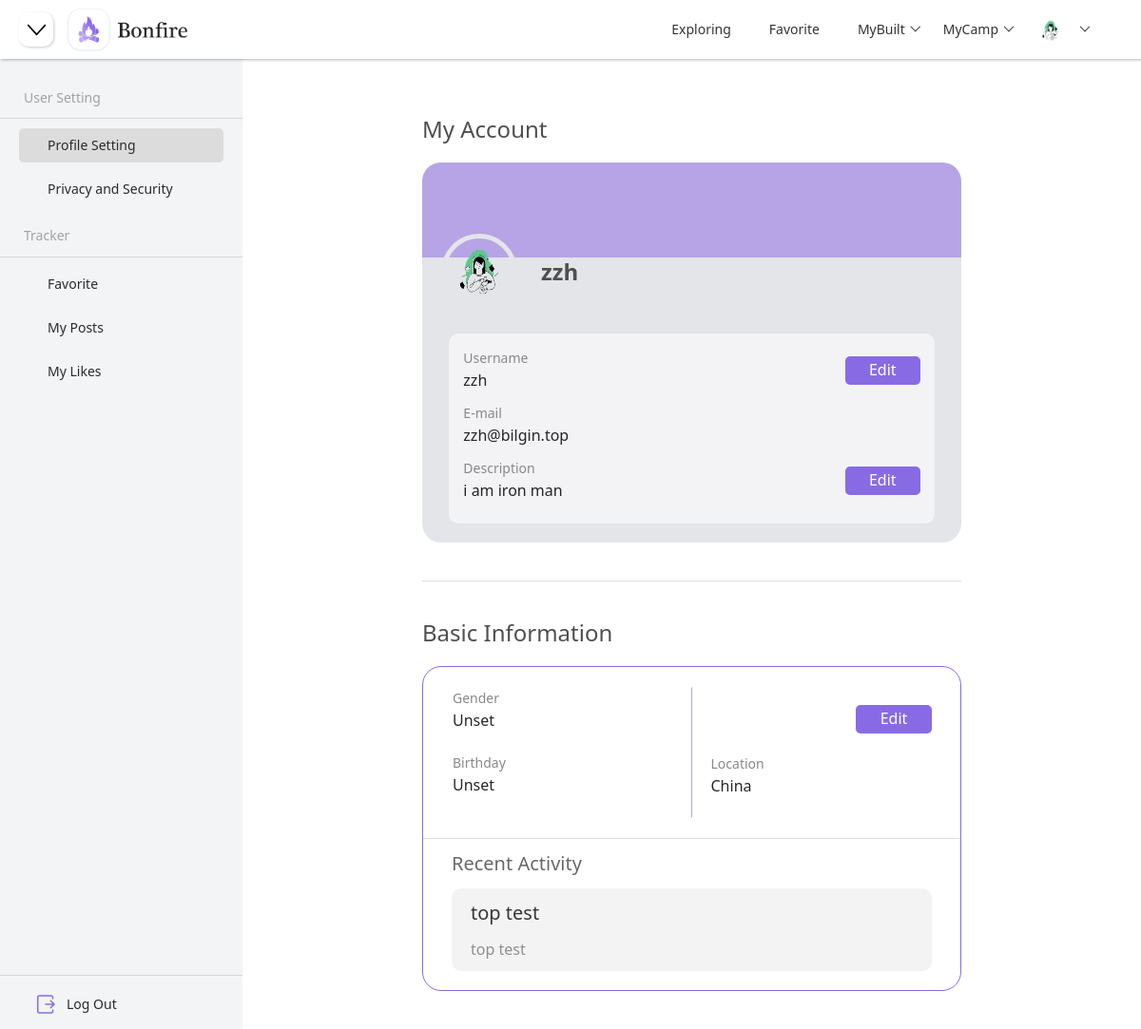
Before: /user/profile (signed in) with the older database file.
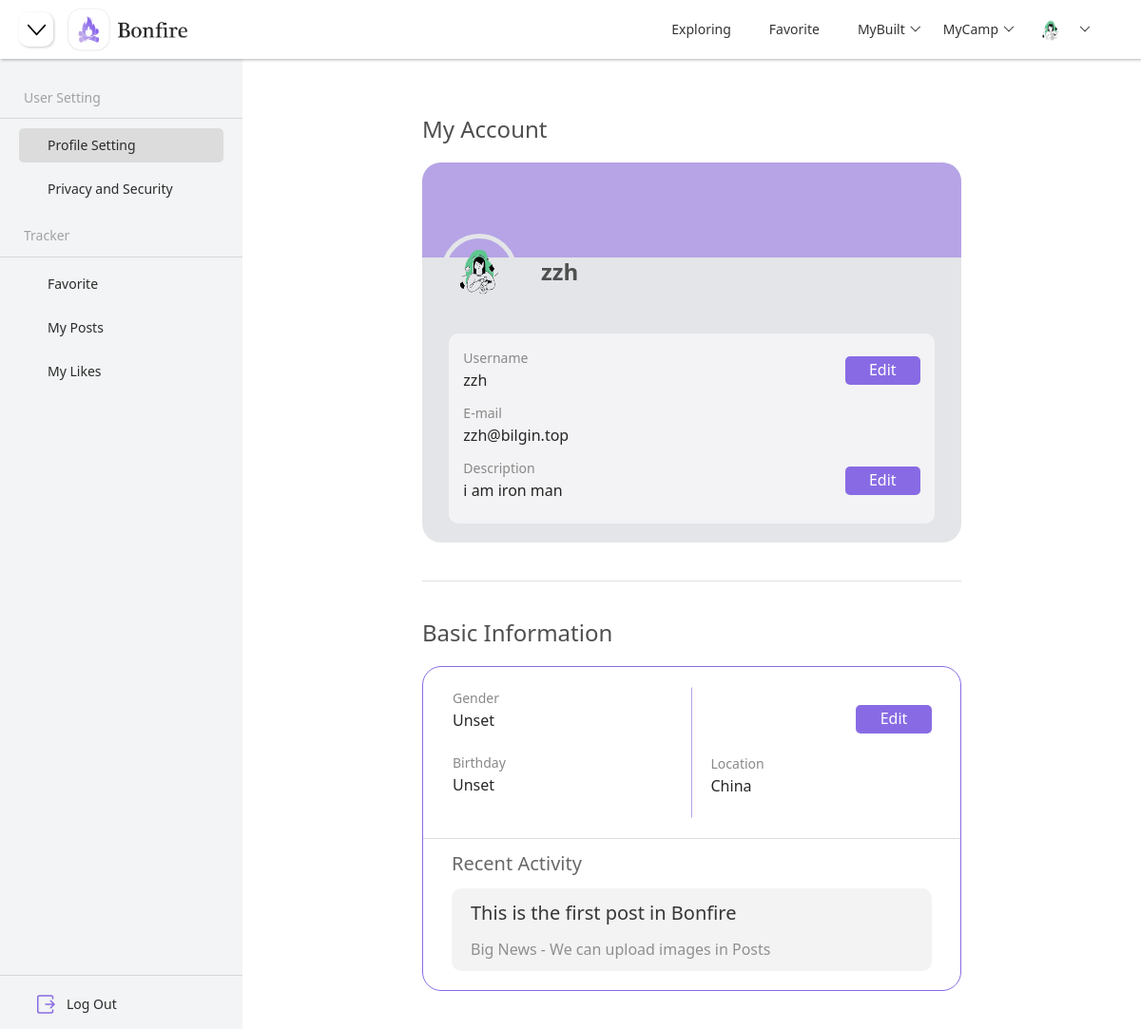
After: the same page with the newer database file.
### models.py (models this page shows)
class PostModel(db.Model):
    __tablename__ = "post"
    id = db.Column(db.Integer, primary_key=True, autoincrement=True)
    title = db.Column(db.String(100), nullable=False, unique=False)
    content = db.Column(db.Text, nullable=True)
    create_time = db.Column(db.DateTime, default=datetime.now)
    update_time = db.Column(db.DateTime, default=datetime.now)
    is_top = db.Column(db.Boolean, default=False)
    is_notice = db.Column(db.Boolean, default=False)
    is_delete = db.Column(db.Boolean, default=False)
    description = db.Column(db.String(200), nullable=True)
    favorite_count = db.Column(db.Integer, default=0)
    comment_count = db.Column(db.Integer, default=0)
    like_count = db.Column(db.Integer, default=0)
    user_id = db.Column(db.Integer, db.ForeignKey("user.id"))
    camp_id = db.Column(db.Integer, db.ForeignKey("camp.id"))
    category_id = db.Column(db.Integer, db.ForeignKey("category.id"))
    user = db.relationship("UserModel", backref="posts")
    camp = db.relationship("CampModel", backref="posts")
    category = db.relationship("CategoryModel", backref="posts")

### blueprints/user.py (the view)
class Profile(Resource):
    method_decorators = [login_required]
    def get(self):
        camp_builders = get_all_camp_builder()
        camp_joins = get_all_camp_join()
        latest_post = PostModel.query.filter_by(user_id=g.user.id, is_delete=0).order_by(PostModel.create_time.desc()).first()
        if latest_post:
            latest_post = latest_post
        else:
            latest_post = None
        try:
            return render_template("profile.html", user=g.user, birthday=g.user.birthday.strftime("%Y-%m-%d"),
                                   status="profile", camp_builders=camp_builders, camp_joins=camp_joins, latest_post=latest_post)
        except Exception as e:
            print(e)
            return render_template("profile.html", user=g.user,
                                   status="profile", camp_builders=camp_builders, camp_joins=camp_joins, latest_post=latest_post)

### app.py (called while the page is built)
@app.before_request
def before_request():
    user_id = session.get("user_id")
    if user_id:
        try:
            user = UserModel.query.get(user_id)
            g.user = user
        except:
            g.user = None

@app.context_processor
def context_processor():
    if hasattr(g, "user"):
        return {"user": g.user}
    else:
        return {}

### blueprints/user.py (called while the page is built)
@api.representation('text/html')
def output_html(data, code, headers=None):
    if isinstance(data, str):
        resp = Response(data)
        return resp
    else:
        return Response(json.dumps(data), mimetype='application/json')

### controller.py (called while the page is built)
def get_all_camp_builder():
    user_id = session.get("user_id")
    if user_id:
        camp_user = CampUserModel.query.filter_by(user_id=user_id, identity="Builder").all()
        camps = []
        camp_dict = {}
        for camp in camp_user:
            camp_dict["camp_id"] = camp.camp_id
            camp = CampModel.query.filter_by(id=camp.camp_id).first()
            camp_dict["camp_name"] = camp.name
            camps.append(camp_dict)
            camp_dict = {}
        return camps
    else:
        return {}

### templates/profile.html (shortened to what this page needs)
{% extends "components/index_navi.html" %}
{% block head %}
    <link rel="stylesheet" href="{{ url_for('static', filename='css/camp.css') }}">
    <link rel="stylesheet" href="{{ url_for('static', filename='css/profile.css') }}">
{% endblock %}
{% block navi_shrink %}
    <button class="justify-content-start shrink-btn" onclick="side()">
    </button>
{% endblock %}
{% block body %}
    {% include "components/profile_side.html" %}
    {% include "components/profile_container.html" %}
{% endblock %}

### templates/components/profile_container.html (shortened to what the changed rows need)
<div class="container-box" id="container-box">
    <div class="center" id="center-box">
        <div class="profile-basic-info-area">
            <div class="my-activity">
                {% if latest_post == None %}
                    <div class="no_activity">
                        <img id="no_activity" src="{{ url_for("static", filename="images/no_activity.png") }}">
                    </div>
                {% else %}
                    <div class="my-activity-content">
                        <a class="my-activity-content-title" href="/camp/{{ latest_post.camp_id }}/{{ latest_post.category_id }}/{{ latest_post.id }}">
                            {{ latest_post.title }}
                        </a>
                        <div class="my-activity-content-area">
                            <p>{{ latest_post.description }}</p>
                        </div>
                    </div>
                {% endif %}
            </div>
        </div>
    </div>
</div>

Changed rows visible on the page:
no longer on this page (row edited): PostModel: title "top test", description "top test"
added PostModel: title "This is the first post in Bonfire", description "Big News - We can upload images in Posts"
